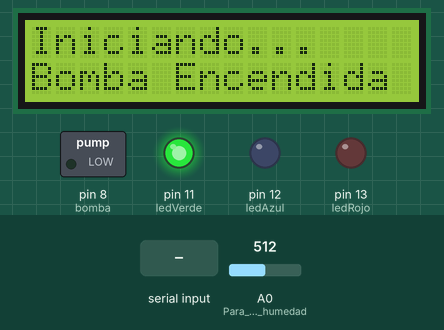
A sketch run on a simulated Arduino Uno, built with avr-gcc and run on an emulated ATmega328P. Parts: 16×2 character LCD, switched loads named in the sketch (green lamp = pin HIGH), output pins drawn as LEDs (lit = HIGH). Inputs (shaded band) come from the test bench; at power-on: A0 (Para_el_sensor_de_humedad) = 512. What the sketch prints to the serial monitor is not drawn.

Above: at 1.2 s.
1.3 s: "C" received over Serial
At 1.9 s:
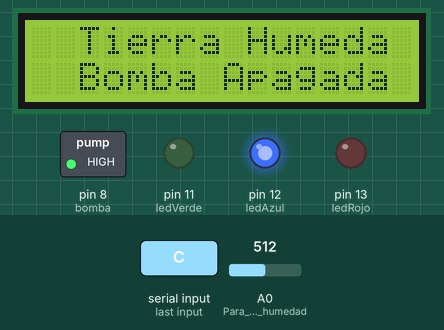
2.8 s: A0 (Para_el_sensor_de_humedad) set to 814
4.5 s: A0 (Para_el_sensor_de_humedad) set to 837
At 5.7 s:
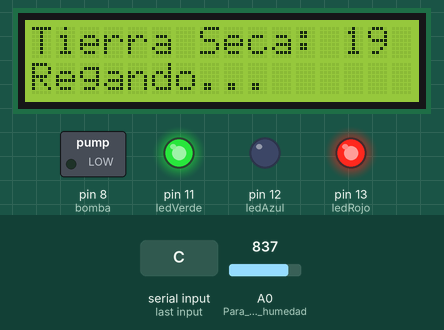
6.8 s: "B" received over Serial
At 7.6 s:
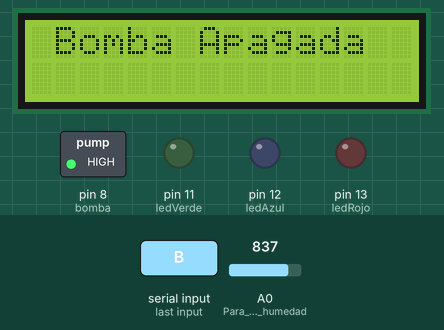
8.8 s: "A" received over Serial
At 10.0 s:
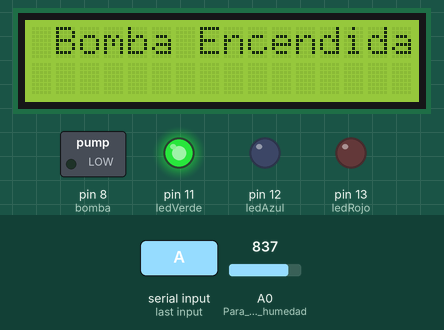
10.3 s: "D" received over Serial
At 11.1 s:
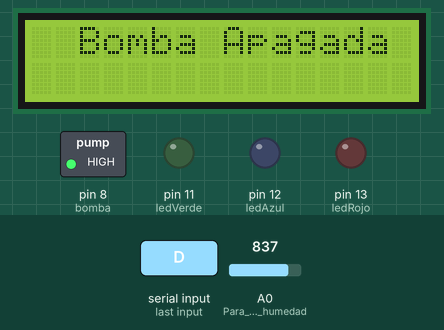
Timing chart, 0 to 12.8 s (numbered marks = the images above; inputs shaded):
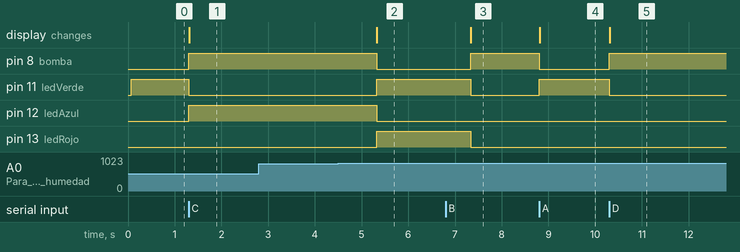

The sketch:

riegoConHumedad.ino
```cpp
#include <LiquidCrystal.h>//Libreria para LCD
LiquidCrystal lcd(2,3,4,5,6,7);//pines a utilizar en arduino

int bomba = 8;//Pin para conectar la bomba
int  humedad;//Variable para saber la humedad del suelo
int ledRojo = 13;//El led rojo indica que la tierra esta seca (debe encenderse la bomba)
int ledAzul = 12;//El led azul indica que la tierra esta humeda (debe apagarse la bomba)
int ledVerde = 11;//El led verde indica que la bomba esta encendida

int estado = 0;//Variable para conocer un estado inicial al inicar el programa
void setup()
{
  lcd.begin(0x3F,16,2);//
  Serial.begin(9600);
  //Las variables de entrada y salida
  pinMode(bomba,OUTPUT); //Para la conexion con el modulo Relé
  pinMode(A0, INPUT);//Para el sensor de humedad
  pinMode(ledRojo, OUTPUT);
  pinMode(ledAzul, OUTPUT);
  pinMode(ledVerde, OUTPUT);
  lcd.setCursor(0,0);//Al conectar el sistema a corriente, lo primero a mostrar será:
  lcd.print("Iniciando...");//Indica que se inicia el sistema
  //lcd.print(humedad);
  //lcd.print(" %");
  lcd.setCursor(0,1);
  lcd.print("Bomba Encendida ");//Al encender la bomba se activa, por lo que:
  digitalWrite(ledVerde,HIGH);//Enciende el led verde
}

void loop()
{
   humedad = (100 - map(analogRead(A0),0,1023,0,100)); // Con esto conseguimos el porcentage de
                //humedad en tantos por cien (el 1.45 puede variar segun el sensor de humedad).
  if(Serial.available()>0)//En este caso se relaciona con la aplicacion creada en App inventor
    {
    estado = Serial.read();//Lee lo que se este arrojando
    }
    switch(estado){//Al pulsar un boton de la aplicacion, ocurre un caso diferente, de los cuales:
      case 'B'://Significa que se pulso el boton de OFF (Apagar bomba).
      digitalWrite(bomba, HIGH);
      digitalWrite(ledRojo,LOW);//Apaga todos los leds
      digitalWrite(ledAzul,LOW);//
      digitalWrite(ledVerde,LOW);//Apaga el led verde
        lcd.setCursor(0,0);
        lcd.print(" Bomba Apagada  ");//La pantalla LCD indica que se apagó la bomba
        //lcd.print(humedad);
        //lcd.print(" %");
        lcd.setCursor(0,1);
        lcd.print("               ");
      break;
      case 'A': //Significa que la bomba se ha encendido. Es decir se pulsó el boton de on (Encender bomba).
      digitalWrite(bomba, LOW);
      digitalWrite(ledRojo,LOW);//El led rojo y azul solo entran en funcionamiento cuando se activa el caso C,
      digitalWrite(ledAzul,LOW);//donde significa que se activo el modo automatico usando el sensor del suelo
      digitalWrite(ledVerde,HIGH);//Enciende el led verde
        lcd.setCursor(0,0);
        lcd.print(" Bomba Encendida ");//La pantalla LCD indica que se encendió la bomba
        //lcd.print(humedad);
        //lcd.print(" %");
        lcd.setCursor(0,1);
        lcd.print("               ");
      break;
      case 'C'://Activa el modo automatico, donde se hace uso del sensor de humedad del suelo
            Serial.print(humedad);Serial.println (" %");
        if(humedad < 20){//Si la humedad es menor a 20%
             Serial.println("Tierra seca, encendiendo bomba automatica");
            digitalWrite(bomba, LOW);//Enciende la bomba
            digitalWrite(ledRojo,HIGH);//Enciende el led rojo indicador de tierra seca
            digitalWrite(ledAzul,LOW);
            digitalWrite(ledVerde,HIGH);//Enciende el led verde
            lcd.setCursor(0,0);
            lcd.print("Tierra Seca: ");
            lcd.print(humedad);
            lcd.print(" %");
              //delay(1000);
            lcd.setCursor(0,1);
            lcd.print("Regando...     ");//La pantalla LCD indica que la bomba esta encendida,
                                        //Y ha comenzado a regar
          }
        if(humedad > 20){//Si la humedad es mayor a 20, significa que parte del sensor ya esta dentro del agua

            Serial.println("Tierra humeda, apagando bomba automaticamente");
             digitalWrite(bomba, HIGH);//Apaga la bomba
             digitalWrite(ledRojo,LOW);//Apaga el led rojo
            digitalWrite(ledAzul,HIGH);//Enciende el led azul indicador de tierra humeda
            digitalWrite(ledVerde,LOW);//Apaga el led verde
            lcd.setCursor(0,0);
            lcd.print("  Tierra Humeda  ");
              //lcd.print(humedad);
              //lcd.print(" %");
              //delay(1000);
            lcd.setCursor(0,1);
              //lcd.print(humedad);
            lcd.print("  Bomba Apagada ");//La pantalla LCD indica que la bomba se ha apagado
              //delay(1);
          }
        delay(1000);//Delay de un segundo para mostrar en el monitor serial
      break;
      case 'D'://Desactiva el modo automatico (Apaga la bomba)
      digitalWrite(bomba, HIGH);//Apaga la bomba
      //estado = Serial.read();
      digitalWrite(ledRojo,LOW);//Apaga todos los leds
      digitalWrite(ledAzul,LOW);//
      digitalWrite(ledVerde,LOW);//
      lcd.setCursor(0,0);
      lcd.print("  Bomba Apagada ");//La pantalla LCD indica que la bomba se ha apagado
      lcd.setCursor(0,1);
      //lcd.print(humedad);
      lcd.print("                    ");
      break;
      }
}
```

Measured:
- the behaviour switches between 828 and 829 on A0 (Para_el_sensor_de_humedad) (found by bisection; images 1 and 2)
- after the input at 1.3 s, pin 8 (bomba), pin 12 (ledAzul): LOW → HIGH at once; pin 11 (ledVerde): HIGH → LOW at once; the display: changes at once (image 1)
- after the input at 2.8 s, every drawn part: stays the same
- after the input at 4.5 s, pin 8 (bomba), pin 12 (ledAzul): HIGH → LOW after 0.82 s; pin 11 (ledVerde), pin 13 (ledRojo): LOW → HIGH after 0.82 s; the display: changes after 0.83 s (image 2)
- after the input at 6.8 s, pin 8 (bomba): LOW → HIGH after 0.53 s; pin 11 (ledVerde), pin 13 (ledRojo): HIGH → LOW after 0.53 s; the display: changes after 0.54 s (image 3)
- after the input at 8.8 s, pin 8 (bomba): HIGH → LOW at once; pin 11 (ledVerde): LOW → HIGH at once; the display: changes at once (image 4)
- after the input at 10.3 s, pin 8 (bomba): LOW → HIGH at once; pin 11 (ledVerde): HIGH → LOW at once; the display: changes at once (image 5)
